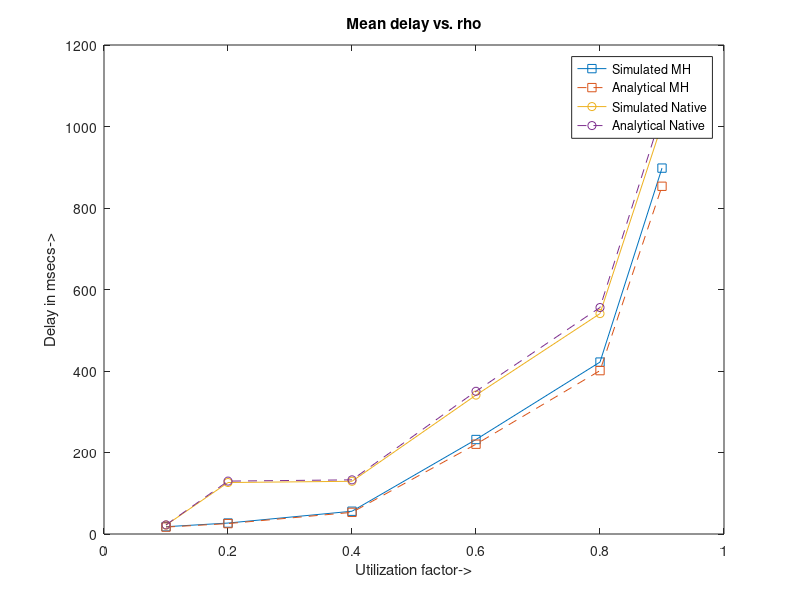
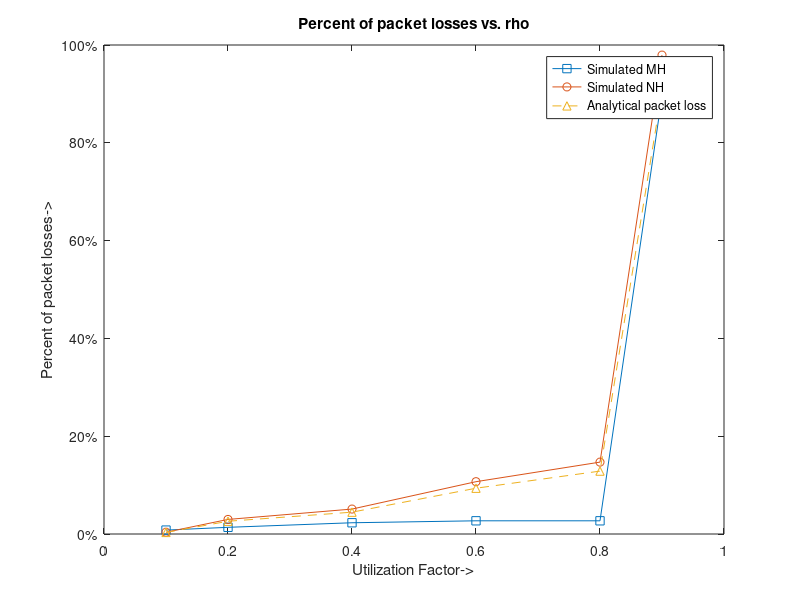
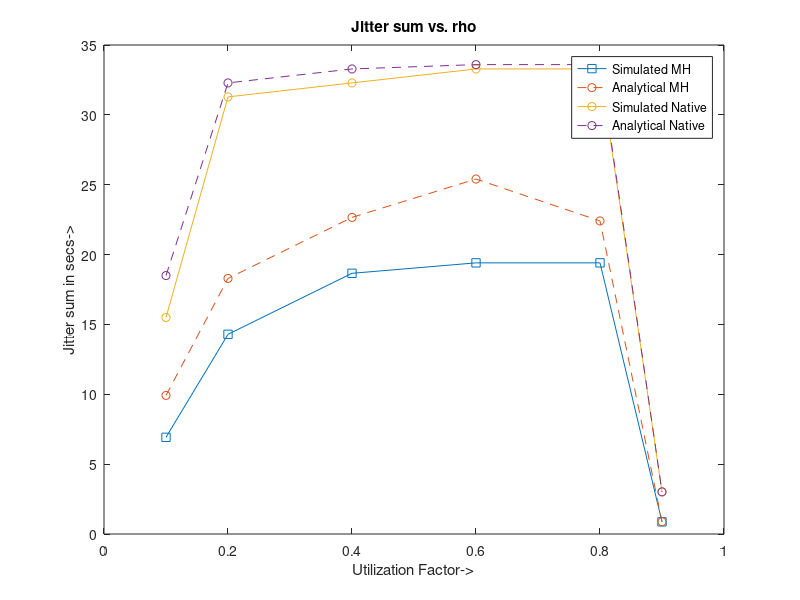

Here is the MATLAB script that generated these plots, in order:
clc
close all
clear all

x=[0.1 0.2 0.4 0.6 0.8 0.9];
y=[17.8876333333 26.8868 55.8884666667 231.861 421.861 897.8906666667];
figure();
plot(x,y,'-s');
hold on
y_ana=[17.0000   25.5527   53.1152  220.3558  400.9278  853.3365];
plot(x,y_ana,'--s');
hold on
y=[21.7988 126.324 129.3563333333 340.8453333333 540.8453333333	1006.0096666667];
plot(x,y,'-o')
hold on
y_ana=[0.0224    0.1298    0.1329    0.3502    0.5558    1.0338]*1000;
plot(x,y_ana,'--o')
hold off
title('Mean delay vs. rho');legend('Simulated MH','Analytical MH','Simulated Native','Analytical Native');
xlabel('Utilization factor->');ylabel('Delay in msecs->');

y=[0.8 1.3666666667 2.3 2.7 2.7 89.5666666667]/100;
figure();
plot(x,y,'-s');
hold on
y=[0.3666666667	2.98 5.1 10.7 14.7 97.9333333333]/100;
plot(x,y,'-o')
hold on
y_ana=[0.3208 2.6075 4.4625 9.3625 12.8625 90.6917]/100;
plot(x,y_ana,'--^')
hold off
title('Packet loss ratio v/s rho');legend('Simulated MH','Simulated NH','Analytical');
xlabel('Utilization Factor->');ylabel('Percentage packet loss->');
% Convert y-axis values to percentage values by multiplication
a=[cellstr(num2str(get(gca,'ytick')'*100))]; 
% Create a vector of '%' signs
pct = char(ones(size(a,1),1)*'%'); 
% Append the '%' signs after the percentage values
new_yticks = [char(a),pct];
% 'Reflect the changes on the plot
set(gca,'yticklabel',new_yticks) 
xlabel('Utilization Factor->');ylabel('Percent of packet losses->');
title('Percent of packet losses vs. rho'); legend('Simulated MH','Simulated NH','Analytical packet loss');

y=[6920000000	14293333333.3333	18660000000	19406666666.6667	19406666666.6667	870000000]/10^9;
figure();
plot(x,y,'-s');
hold on
y_ana=[9920000000	18293333333.3333	22660000000	25406666666.6667	22406666666.6667	880000000]/10^9;
plot(x,y_ana,'--o')
hold on
y=[15498533333.3333	31286666666.6667	32286666666.6667	33286666666.6667	33286666666.6667	3016666666.66667]/10^9;
plot(x,y,'-o')
hold on
y_ana=[18498533333.3333	32286666666.6667	33286666666.6667	33596666666.6667	33596666666.6667	3016666666.66667]/10^9;
plot(x,y_ana,'--o')
hold off
title('Jitter sum vs. rho');legend('Simulated MH','Analytical MH','Simulated Native','Analytical Native');
xlabel('Utilization Factor->');ylabel('Jitter sum in secs->');